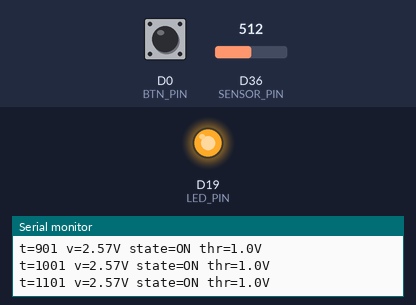
The sketch below on a simulated Arduino Due. On the bench: output pins drawn as LEDs (lit = HIGH), the last lines printed to the serial monitor. The test bench sets the inputs (shaded band); at power-on: D36 (SENSOR_PIN) = 512, D0 (BTN_PIN) HIGH (analog values on the 0–1023 scale).

Above: at 1.2 s.
1.3 s: D36 (SENSOR_PIN) set to 210
2.8 s: D36 (SENSOR_PIN) set to 184
At 3.4 s:
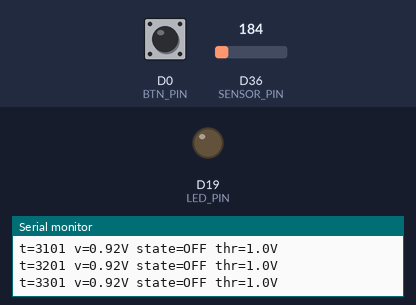
4.3 s: D36 (SENSOR_PIN) set to 306
At 4.6 s:
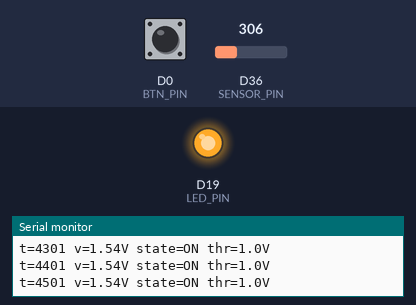
5.8 s: D36 (SENSOR_PIN) set to 122
At 7.0 s:
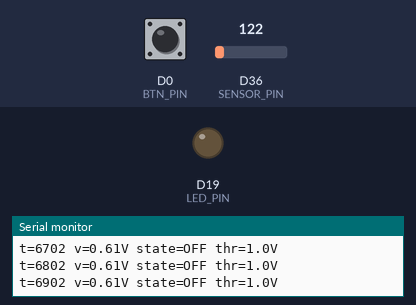
Timing chart, 0 to 8.3 s (numbered marks = the images above; inputs shaded):
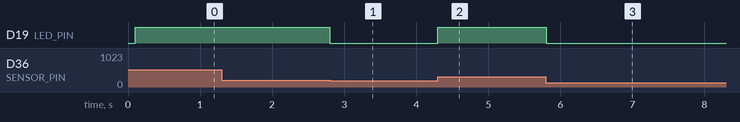

Measured:
- the behaviour switches between 200 and 199 on D36 (SENSOR_PIN) (found by bisection; images 0 and 1)
- after the input at 2.8 s, D19 (LED_PIN): HIGH → LOW at once
- after the input at 4.3 s, D19 (LED_PIN): LOW → HIGH at once
- after the input at 5.8 s, D19 (LED_PIN): HIGH → LOW at once

The sketch:

main.ino
```cpp
#define SENSOR_PIN  36
#define LED_PIN     19
#define BTN_PIN      0

#define ADC_BITS    10     // 10-bit ADC: 0..1023
#define ADC_STEPS   1023.0F
#define VREF        3.3F   // reference voltage

#define LOOP_MS     100    // ~10 samples per second
#define DEBOUNCE_MS 20
#define BTN_PRESSED LOW

#define THR_LO      1.0F
#define THR_HI      2.0F

const float kDividerGain = (10.0F + 18.0F) / 18.0F;

float threshold = THR_LO;
bool  ledOn = false;
int   stable = HIGH;       // last raw button level
bool  debounced = HIGH;    // steady, accepted button level
unsigned long lastEdge = 0;
unsigned long lastSample = 0;

float readSensorVolts() {
  int raw = analogRead(SENSOR_PIN);           // 0..1023
  float nodeVolts = raw * VREF / ADC_STEPS;   // volts at the ADC node
  return nodeVolts * kDividerGain;            // volts at the sensor, 0-5V
}

void setup() {
  Serial.begin(115200);
  analogReadResolution(ADC_BITS);
  pinMode(LED_PIN, OUTPUT);
  pinMode(BTN_PIN, INPUT_PULLUP);
  digitalWrite(LED_PIN, LOW);
}

void loop() {
  unsigned long now = millis();
  int reading = digitalRead(BTN_PIN);
  if (reading != stable) {
    stable = reading;
    lastEdge = now;
  }
  if (reading != debounced && (now - lastEdge) >= DEBOUNCE_MS) {
    debounced = reading;
    if (debounced == BTN_PRESSED) {
      threshold = (threshold == THR_LO) ? THR_HI : THR_LO;
    }
  }
  if (now - lastSample >= LOOP_MS) {
    lastSample = now;
    float v = readSensorVolts();
    ledOn = v > threshold;
    digitalWrite(LED_PIN, ledOn ? HIGH : LOW);

    Serial.print("t=");
    Serial.print(now);
    Serial.print(" v=");
    Serial.print(v, 2);
    Serial.print("V state=");
    Serial.print(ledOn ? "ON" : "OFF");
    Serial.print(" thr=");
    Serial.print(threshold, 1);
    Serial.println("V");
  }
}
```
